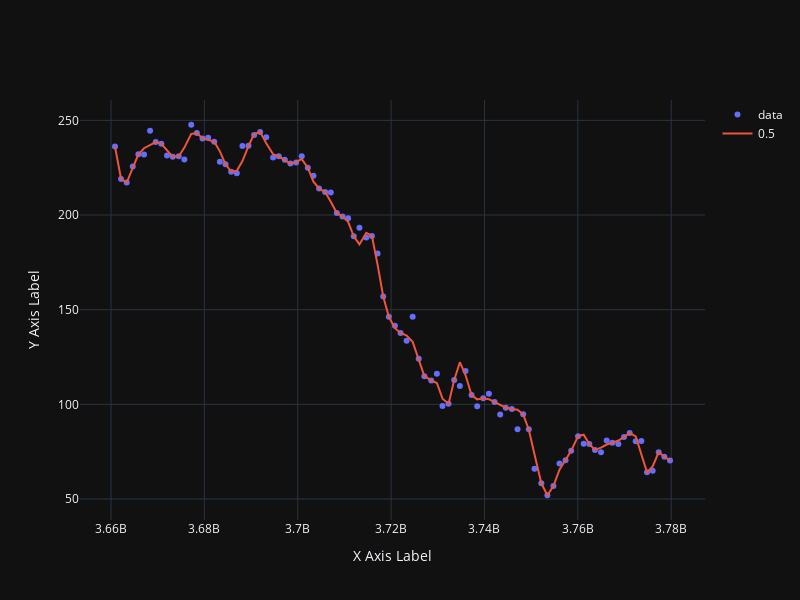

The notebook cell saved with this chart:
### Code cell
q_funcs = quantile_regression(data = fin_data, knots=50, probs=0.5)
qr_plot(data = fin_data, q_funcs=q_funcs, probs=[0.5,])
